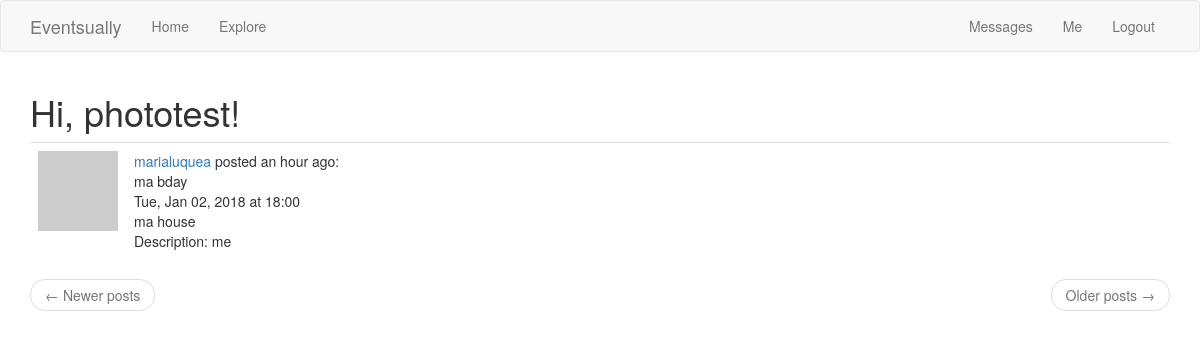
Screenshot of /explore (signed in) with the database file from the repository.
### app/models.py (models this page shows, shortened)
class User(UserMixin, db.Model):
    id = db.Column(db.Integer, primary_key=True)
    username = db.Column(db.String(64), index=True, unique=True)
    email = db.Column(db.String(120), index=True, unique=True)
    password_hash = db.Column(db.String(128))
    profilepic = db.Column(db.String(50))
    posts = db.relationship('Post', backref='author', lazy='dynamic')
    about_me = db.Column(db.String(200))
    last_seen = db.Column(db.DateTime, default=datetime.utcnow)
    followed = db.relationship(
        'User', secondary=followers,
        primaryjoin=(followers.c.follower_id == id),
        secondaryjoin=(followers.c.followed_id == id),
        backref=db.backref('followers', lazy='dynamic'), lazy='dynamic')
    messages_sent = db.relationship('Message',foreign_keys='Message.sender_id',backref='author', lazy='dynamic')
    messages_received = db.relationship('Message',foreign_keys='Message.recipient_id',backref='recipient', lazy='dynamic')
    last_message_read_time = db.Column(db.DateTime)
    notifications = db.relationship('Notification', backref='user',lazy='dynamic')
    def avatar(self, size):
        digest = md5(self.email.lower().encode('utf-8')).hexdigest()
        return 'https://www.gravatar.com/avatar/{}?d=identicon&s={}'.format(digest, size)
    def new_messages(self):
        last_read_time = self.last_message_read_time or datetime(1900, 1, 1)
        return Message.query.filter_by(recipient=self).filter(
            Message.timestamp > last_read_time).count()

class Post(db.Model):
    id = db.Column(db.Integer, primary_key=True)
    title = db.Column(db.String(25))
    date = db.Column(db.DateTime)
    time = db.Column(db.DateTime)
    venue = db.Column(db.String(70))
    body = db.Column(db.String(140))
    timestamp = db.Column(db.DateTime, index=True, default=datetime.utcnow)
    user_id = db.Column(db.Integer, db.ForeignKey('user.id'))

### main.py (the view)
@app.route('/explore')
@login_required
def explore():
    page = request.args.get('page', 1, type=int)
    posts = Post.query.order_by(Post.timestamp.desc()).paginate(page, app.config['POSTS_PER_PAGE'], False)
    next_url = url_for('explore', page=posts.next_num) \
        if posts.has_next else None
    prev_url = url_for('explore', page=posts.prev_num) \
        if posts.has_prev else None
    return render_template("index.html", title='Explore', posts=posts.items, next_url=next_url, prev_url=prev_url)

### app/models.py (called while the page is built)
@login.user_loader
def load_user(id):
    return User.query.get(int(id))

### main.py (called while the page is built)
@app.before_request
def before_request():
    if current_user.is_authenticated:
        current_user.last_seen = datetime.utcnow()
        db.session.commit()

### app/templates/index.html (shortened to what this page needs)
{% extends "base.html" %}
{% import 'bootstrap/wtf.html' as wtf %}
{% block app_content %}
    <h1>Hi, {{ current_user.username }}!</h1>
    {% for post in posts %}
        {% include '_post.html' %}
    {% endfor %}
    <nav aria-label="...">
            <ul class="pager">
                <li class="previous{% if not prev_url %} disabled{% endif %}">
                    <a href="{{ prev_url or '#' }}">
                        <span aria-hidden="true">&larr;</span> Newer posts
                    </a>
                </li>
                <li class="next{% if not next_url %} disabled{% endif %}">
                    <a href="{{ next_url or '#' }}">
                        Older posts <span aria-hidden="true">&rarr;</span>
                    </a>
                </li>
            </ul>
        </nav>
    {% endblock %}

### app/templates/_post.html (shortened to what this page needs)
<table class="table table-hover">
        <tr>
            <td width="70px">
                <a href="{{ url_for('user', username=post.author.username) }}">
                    <img src="{{ post.author.avatar(70) }}" />
                </a>
            </td>
            <td>
                <a href="{{ url_for('user', username=post.author.username) }}">
                    {{ post.author.username }}
                </a>
                posted {{ moment(post.timestamp).fromNow() }}:
                <br>
		{{ post.title }} <br>
                {{ post.date.strftime("%a, %b %d, %Y") }}
                at {{ post.time.strftime("%H:%M") }} <br>
                {{ post.venue }} <br>
                Description: {{ post.body }}
                <br>
            </td>
        </tr>
    </table>

### rows the page displays
User: username "phototest"
Post: author.username "marialuquea", timestamp "an hour ago", title "ma bday", date "Tue, Jan 02, 2018", time "18:00", venue "ma house", body "me"

### other values shown
{{ 'Messages' }} "Messages"
